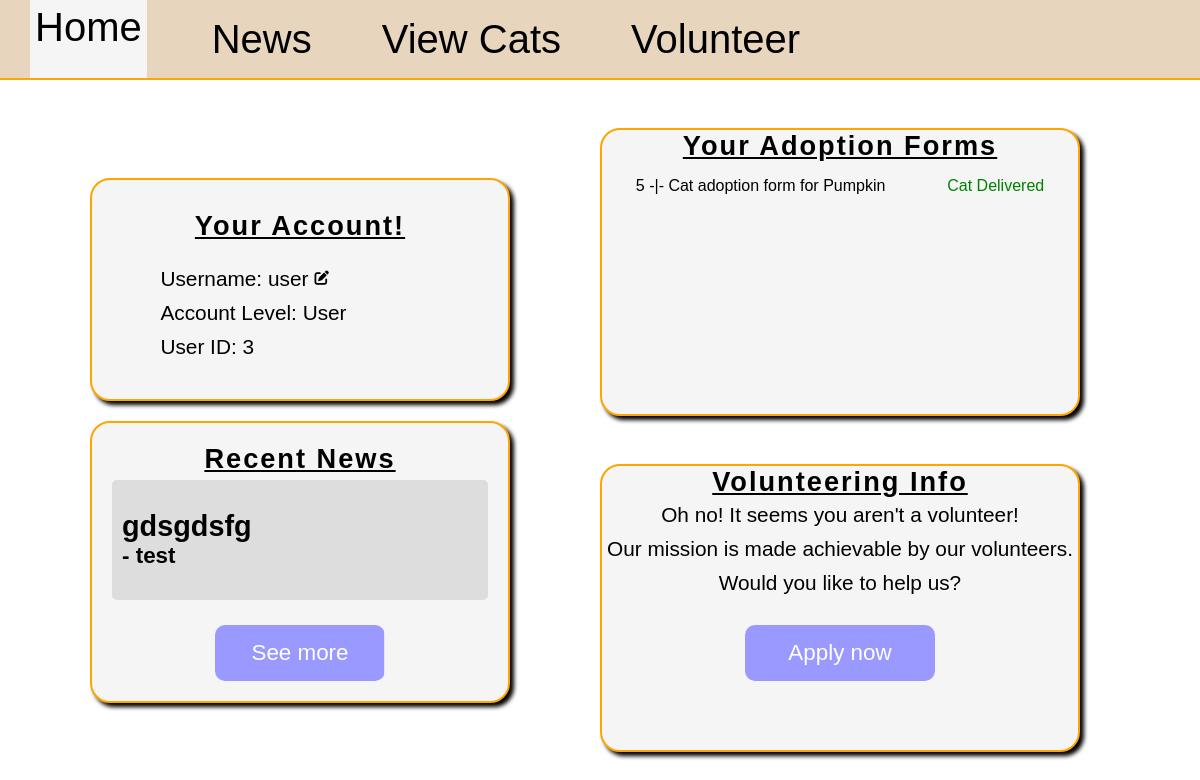
The page /home/3 on the database as committed earlier.
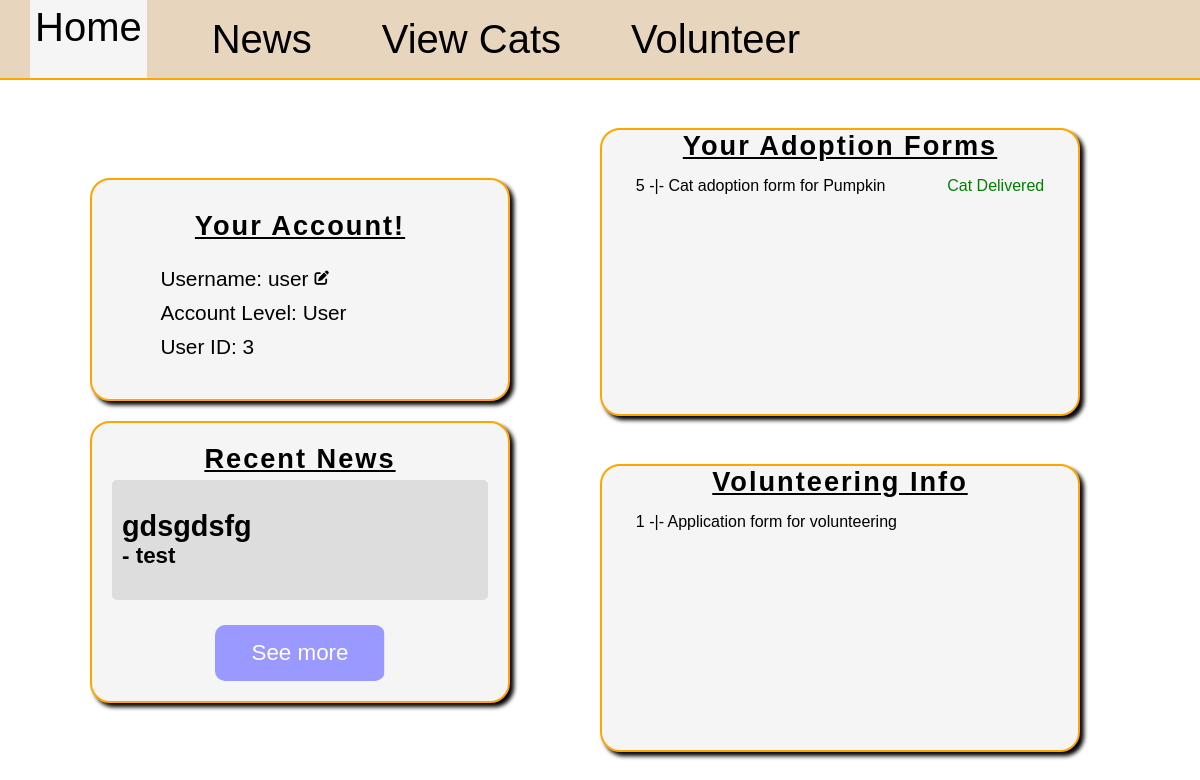
The same page on the database as committed later.
### db_management.py (models this page shows)
class AdoptionForm(db.Model):
	id = db.Column(db.Integer, primary_key=True)
	address = db.Column(db.String(30), nullable=False)
	other_pets = db.Column(db.Integer, nullable=False)
	reason = db.Column(db.String(100), nullable=False)
	cat_id = db.Column(db.Integer, db.ForeignKey('cat.id'), nullable=False)
	user_id = db.Column(db.Integer, db.ForeignKey('user.id'), nullable=False)
	review = db.relationship('AdoptionFormReview', backref='form', uselist=False)

class Cat(db.Model):
	id = db.Column(db.Integer, primary_key=True)
	name = db.Column(db.String(25), nullable=False)
	bio = db.Column(db.String(100), nullable=False)
	age = db.Column(db.Integer, nullable=False)
	gender = db.Column(db.String(1), nullable=False)
	image = db.Column(db.String(100))
	room = db.Column(db.String(2))
	adopted = db.Column(db.Boolean, nullable=False, default=False)
	forms = db.relationship('AdoptionForm', backref='cat', lazy=True)
	transport = db.relationship('CatTransport', backref='cat', lazy=True, uselist=False)

class AdoptionFormReview(db.Model):
	id = db.Column(db.Integer, primary_key=True)
	status = db.Column(db.String(30), nullable=False)
	reason = db.Column(db.String(30))
	form_id = db.Column(db.Integer, db.ForeignKey('adoption_form.id'), unique=True, nullable=False)

class VolunteerRequest(db.Model):
	id = db.Column(db.Integer, primary_key=True)
	first_name = db.Column(db.String(50), nullable=False)
	last_name = db.Column(db.String(50), nullable=False)
	address = db.Column(db.String(50), nullable=False)
	age = db.Column(db.Integer, nullable=False)
	reason = db.Column(db.String(500), nullable=False)
	user_id = db.Column(db.Integer, db.ForeignKey('user.id'), nullable=False)
	review = db.relationship('VolunteerRequestReview', backref='request', uselist=False)

### main.py (the view)
@app.route('/home/<int:id>', methods=["GET", "POST"])
def home(id):
	user = User.query.filter(User.id==id).first()
	form = UsernameForm()
	newest_news = News.query.order_by(News.id.desc()).first()
	user_adoptions = AdoptionForm.query.filter(AdoptionForm.user_id==id).all()
	user_applications = VolunteerRequest.query.filter(VolunteerRequest.user_id==id).order_by(VolunteerRequest.user_id.desc()).all()
	if form.validate_on_submit():
		form_username = form.username.data
		found_user = User.query.filter(User.username==form_username).first()
		if found_user and form_username != user.username:
			form.username.data = user.username
			return render_template("home.html", applications=user_applications, user=user, form=form, error="exists", news=newest_news, asoptions=user_adoptions)
		else:
			user.username = form_username
			db.session.commit()
			return redirect(url_for("home", id=user.id))
	else:
		form.username.data = user.username
		return render_template("home.html", applications=user_applications, user=user, form=form, error="none", news=newest_news, adoptions=user_adoptions)

### templates/home.html (shortened to what this page needs)
{% extends "base.html" %}
{% block style %}
<link rel="stylesheet" href="{{ url_for('static', filename='home.css') }}">
<link rel="stylesheet" href="https://cdnjs.cloudflare.com/ajax/libs/font-awesome/6.5.0/css/all.min.css">
{% endblock %}
{% block content %}
<main>
	<section id="section-1">
	<div id="profile-div" class="page-div">
		<div id="details">
			<h2>Your Account!</h2>
			<p id="error" class="{{ error }}"></p>
			<div id="username-div">
				<p class="account-detail" id="username-show">Username: {{ user.username }}</p>
				<i class="fas fa-pen-to-square account-detail" id="edit"></i>
			</div>
			<p class="account-detail">Account Level: {{ user.level|capitalize }}</p>
			<p class="account-detail">User ID: {{ user.id }}</p>
		</div>
	</div>
	<div id="news-div" class="page-div">
		<h2>Recent News</h2>
		<div id="newest-news">
			{% if news %}
			<h3>{{ news.headline }}</h3>
			<h4>- {{ news.author.username }}</h4>
			{% else %}
			<h3></h3><h4></h4>
			{% endif %}
		</div>
		<a href="/news/{{ user.id }}" id="news-btn" class="page-link-btn">See more</a>
	</div>
	</section>
	<section id="section-2">
	<div id="adoptions-div" class="page-div">
		<h2>Your Adoption Forms</h2>
		<div id="user-adoptions">
			{% if adoptions %}
			{% for form in adoptions|reverse %}
			<div class="cat-form">
				<p class="form-link cat-adoption" id="{{ form.id }}">{{ form.id }} -|- Cat adoption form for {{ form.cat.name }}</p>
				{% if form.review %}
					{% if form.review.status=="Declined" %}
						<p class="denied">{{ form.review.status }}</p>
					{% else %}
						<p class="accepted">{{ form.review.status }}</p>
					{% endif %}
				{% endif %}
			</div>
			{% endfor %}
			{% else %}
			<p class="no-adoptions">Oh no! You don't have any adoption forms.</p>
			<p class="no-adoptions">Would you like to submit one?</p>
			<a href="/cats/{{ user.id}}" class="page-link-btn" id="adoption-btn">See cats</a>
			{% endif %}
		</div>
	</div>
	<div class="page-div" id="volunteer-div">
		<h2>Volunteering Info</h2>
		{% if user.level == "user" and applications|length == 0 %}
		<p class="not-volunteer">Oh no! It seems you aren't a volunteer!</p>
		<p class="not-volunteer">Our mission is made achievable by our volunteers.</p>
		<p class="not-volunteer">Would you like to help us?</p>
		<a href="/become_volunteer/{{ user.id }}" class="page-link-btn" id="volunteer-btn">Apply now</a>
		{% elif user.level == "user" and applications|length > 0 %}
		<div id="user-applications">
			{% for application in applications %}
			<div class="application-div">
				<p class="application-link" id="{{ application.id }}">{{ application.id }} -|- Application form for volunteering</p>
			</div>
			{% endfor %}
		</div>
		{% endif %}
	</div>
	</section>
</main>
{% endblock %}

Rows that differ between the two databases and show on the page:
added VolunteerRequest: id "1"
Other text that changed with them:
text no longer shown: "Oh no! It seems you aren't a volunteer! Our mission is made achievable by our volunteers. Would you like to help us? Apply now"
